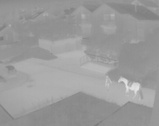
%> input picture MatLab/Procesamiento de Imagenes/Iluminacion/imagen.jpg, 159 x 126 px, shrunk from 324 x 256 before the run
$ octave --eval "Iluminacion;"   (GNU Octave 9; MATLAB toolbox functions it lacks are replaced by stand-ins)
%> lines starting %> are read from the running program, lines starting %| are printed output that depends on the picture
function Iluminacion()
I=imread('imagen.jpg');
%> I is the input picture: size 126x159 uint8; min 122, max 228, mean 154.8
[M,N]=size(I);
%> M = 126; N = 159

figure('Name','Original')
imshow(I)

h=zeros(1,256);
for x=1:M
    for y=1:N
        i=I(x,y)+1;
        h(1,i)=h(1,i)+1;
    end
end
%> after the loop, h = 256 values, max 1068 at index 145, min 0 at index 1, mean 78.26

figure('Name','Histograma')
bar(h);
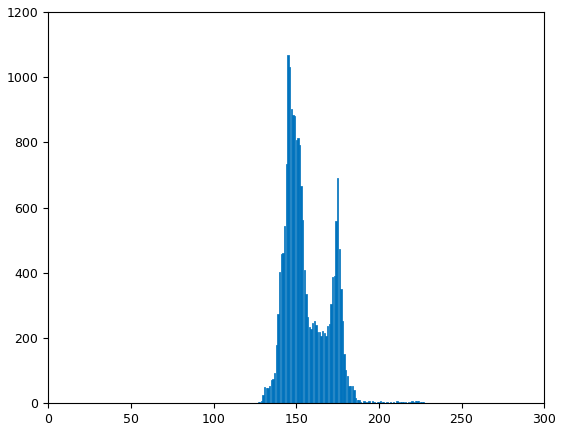
%> figure redrawn from the program's plot data; tallest bar 1068 high, from x = 144.6 to 145.4


h2=zeros(1,256);
for i=1:256
    %Sacar la iluminacion
    h2(1,i)=(((1/(M*N)))*i)*h(1,i);
end
%> after the loop, h2 = 256 values, max 7.73 at index 145, min 0 at index 1, mean 0.609
%> `Iluminacion;`:
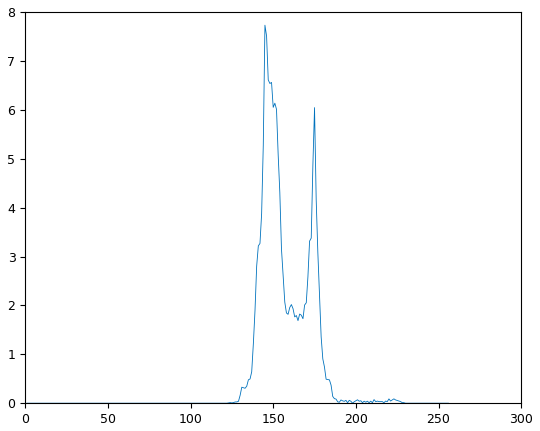
%> figure redrawn from the program's plot data; curve peaks at x = 145, y = 7.73
figure('Name','Iluminaci髇')
plot(h2);
end
